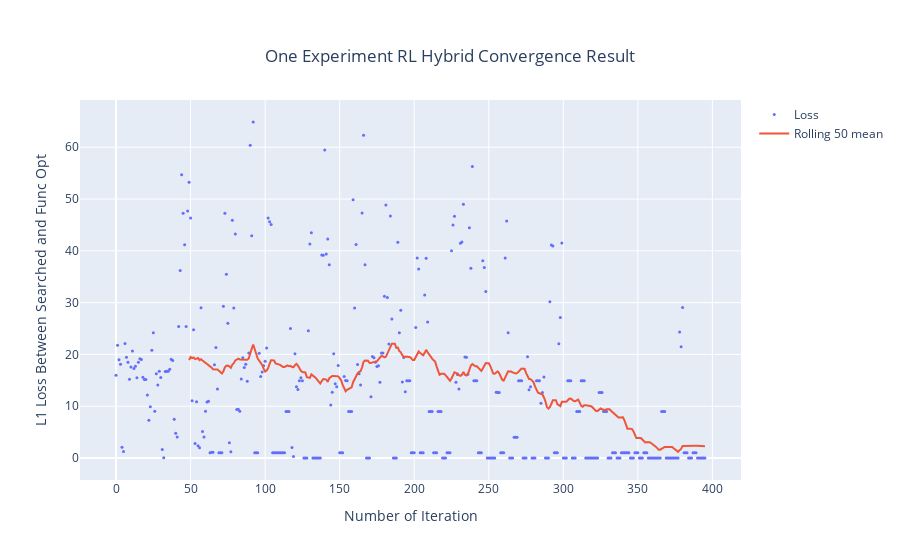

The notebook cell this image was saved under:
### Code cell
import plotly.graph_objs as go

fig = go.Figure()
moving_avg_list = []
for key, gp in df.groupby('random_state'):
    moving_avg_list.append(abs(gp.sort_values('num_exp')['bayesian_opt'] - opt))

for x in moving_avg_list[0:1]:
    fig.add_trace(go.Scatter(x=list(range(len(x))), y=x, mode='markers', marker={'size': 3}, name='Loss'))
    fig.add_trace(go.Scatter(x=list(range(len(x))), y=x.rolling(50).mean(), mode='lines', name='Rolling 50 mean'))
    break

fig.update_layout(
    title={
        "text": "One Experiment RL Hybrid Convergence Result",
        'x': 0.5,
        'xanchor': 'center',
        'yanchor': 'top'
    },
    xaxis_title="Number of Iteration",
    yaxis_title="L1 Loss Between Searched and Func Opt",
)

fig.show()

### Figure 1 — Plotly figure (JSON) as saved in the notebook; plotly's stock layout.template omitted (floating-point values rounded to 4 significant figures; data arrays with more than 128 entries replaced by an {"elided": "..."} marker saying what was removed)
{"data": [{"marker": {"size": 3}, "mode": "markers", "name": "Loss", "type": "scatter", "x": {"elided": "396 int values"}, "y": {"elided": "396 float values"}}, {"mode": "lines", "name": "Rolling 50 mean", "type": "scatter", "x": {"elided": "396 int values"}, "y": {"elided": "396 float values"}}], "layout": {"title": {"text": "One Experiment RL Hybrid Convergence Result", "x": 0.5, "xanchor": "center", "yanchor": "top"}, "xaxis": {"title": {"text": "Number of Iteration"}}, "yaxis": {"title": {"text": "L1 Loss Between Searched and Func Opt"}}}}
